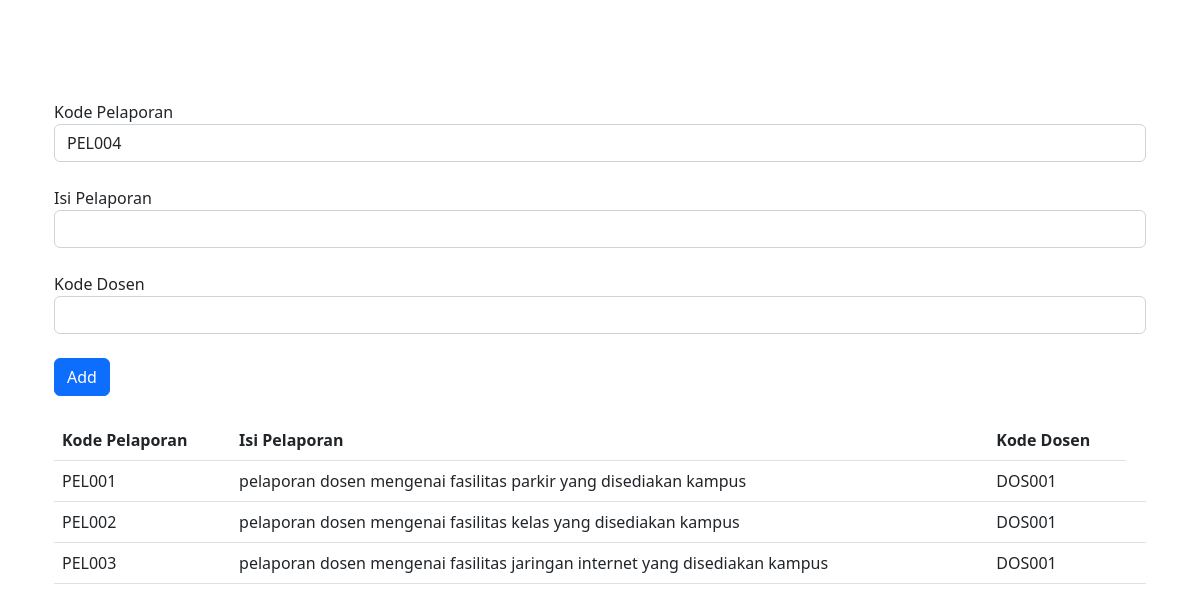
Page /pelaporan/pelaporan.php on the committed database.
### tables this page shows
CREATE TABLE `pelaporan` (
  `kd_pelaporan` varchar(12) NOT NULL,
  `isi_pelaporan` varchar(250) NOT NULL,
  `kd_dosen` varchar(8) NOT NULL
);

### pelaporan/pelaporan.php (the view, shortened to what this page needs)
<?php
include '../koneksi.php';
$queryCount = "SELECT COUNT(*) AS count FROM pelaporan";
$sqlCount = mysqli_query($conn, $queryCount);
$count = mysqli_fetch_assoc($sqlCount)['count'];
do {
    $num_kode_pelaporan = str_pad(++$count, 3, "0", STR_PAD_LEFT);
    $kode_kode_pelaporan = "PEL" . $num_kode_pelaporan;
    $queryCheck = "SELECT * FROM pelaporan WHERE kd_pelaporan = '$kode_kode_pelaporan'";
    $sqlCheck = mysqli_query($conn, $queryCheck);
} while (mysqli_num_rows($sqlCheck) != 0);
?>
<!DOCTYPE html>
<html lang="en">
<head>
    <link href="https://cdn.jsdelivr.net/npm/bootstrap@5.2.3/dist/css/bootstrap.min.css" rel="stylesheet">
</head>
<body class="container">
    <div class="container">
        <form action="./pelaporansave.php" method="GET" name="form_pelaporan">
            <label>Kode Pelaporan</label>
            <input type="text" name="kd_pelaporan" id="kd_pelaporan" value="<?= $kode_kode_pelaporan; ?>" readonly class="form-control">
            <br>
            <label>Isi Pelaporan</label>
            <input type="text" name="isi_pelaporan" id="isi_pelaporan" class="form-control">
            <br>
            <label>Kode Dosen</label>
            <input type="text" name="kd_dosen" id="kd_dosen" class="form-control">
            <br>
            <input type="submit" name="button" value="Add" id="button" class="btn btn-primary">
        </form>
        <br>
        <table class="table">
            <thead>
                <tr>
                    <th>Kode Pelaporan</th>
                    <th>Isi Pelaporan</th>
                    <th>Kode Dosen</th>
                </tr>
            </thead>
            <tbody>
                <?php
                $sqlPelaporan = "SELECT * FROM pelaporan";
                $queryPelaporan = mysqli_query($conn, $sqlPelaporan) or die($sqlPelaporan);
                while ($data = mysqli_fetch_array($queryPelaporan)) {
                    $kode_pelaporan = $data['kd_pelaporan'];
                    $isi_pelaporan = $data['isi_pelaporan'];
                    $kd_dosen = $data['kd_dosen'];
                ?>
                    <tr>
                        <td><?php echo $kode_pelaporan; ?></td>
                        <td><?php echo $isi_pelaporan; ?></td>
                        <td><?php echo $kd_dosen; ?></td>
                        <td>
                        </td>
                    </tr>
                <?php
                }
                ?>
            </tbody>
        </table>
    </div>
</body>
</html>

### pelaporan/pelaporan.php (style rules this page uses)
.container { margin-top: 100px; }

### rows in the picture
pelaporan: kd_pelaporan "PEL001", isi_pelaporan "pelaporan dosen mengenai fasilitas parkir yang disediakan kampus", kd_dosen "DOS001"
pelaporan: kd_pelaporan "PEL002", isi_pelaporan "pelaporan dosen mengenai fasilitas kelas yang disediakan kampus", kd_dosen "DOS001"
pelaporan: kd_pelaporan "PEL003", isi_pelaporan "pelaporan dosen mengenai fasilitas jaringan internet yang disediakan kampus", kd_dosen "DOS001"
